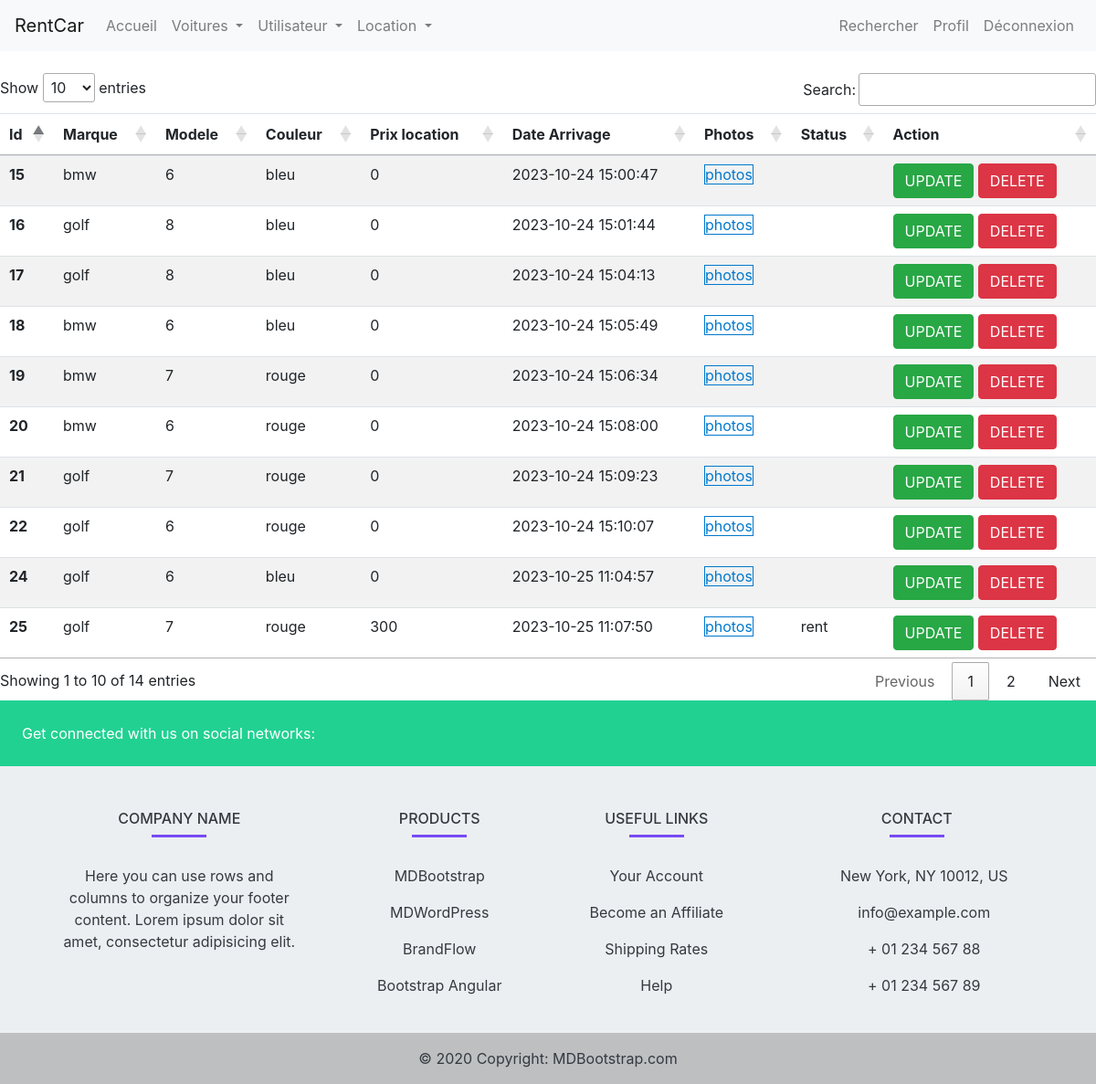
The page /Views/list_Car.php (signed in) on the database its author committed.
### tables this page shows
CREATE TABLE `voiture` (
  `id_voiture` int(11) NOT NULL,
  `marque` varchar(255) NOT NULL,
  `modele` varchar(255) NOT NULL,
  `couleur` varchar(255) NOT NULL,
  `date_arrivage` timestamp NOT NULL DEFAULT current_timestamp() ON UPDATE current_timestamp(),
  `prix_location` varchar(11) NOT NULL,
  `action` varchar(255) NOT NULL
);

### Views/list_Car.php (the view, shortened to what this page needs)
<!DOCTYPE html>
<html lang="fr">
<head>
    <link rel="stylesheet" href="https://stackpath.bootstrapcdn.com/bootstrap/4.5.0/css/bootstrap.min.css">
    <link rel="stylesheet" href="https://cdn.datatables.net/1.13.6/css/jquery.dataTables.css" />
  </head>
<body>
    <div class="container">
    </div>
 <nav class="navbar navbar-expand-lg navbar-light bg-light">
        <a class="navbar-brand" href="homeAdmin.php">RentCar</a>
        <div class="collapse navbar-collapse" id="navbarSupportedContent">
            <ul class="navbar-nav mr-auto">
                <li class="nav-item">
                    <a class="nav-link" href="homeAdmin.php">Accueil</a>
                <li class="nav-item dropdown">
              <a
                class="nav-link dropdown-toggle"
                id="navbarDropdown"
                role="button"
                data-toggle="dropdown"
                aria-haspopup="true"
                aria-expanded="false"
              >
              Voitures
              </a>
            </li>
            <li class="nav-item dropdown">
              <a
                class="nav-link dropdown-toggle"
                id="navbarDropdown"
                role="button"
                data-toggle="dropdown"
                aria-haspopup="true"
                aria-expanded="false"
              >
              Utilisateur
              </a>
            </li>
            <li class="nav-item dropdown">
                <a
                class="nav-link dropdown-toggle"
                id="navbarDropdown"
                role="button"
                data-toggle="dropdown"
                aria-haspopup="true"
                aria-expanded="false"
              >
              Location
              </a>
            </li>
            </ul>
            <ul class="navbar-nav">
            <li class="nav-item">
                    <a class="nav-link" href="list_Car.php">Rechercher</a>
                </li>
            <li class="nav-item">
                    <a class="nav-link" href="./Profil.php">Profil</a>
                </li>
                <li class="nav-item">
                    <a class="nav-link" href="./Logout.php">Déconnexion</a>
                </li>
            </ul>
        </div>
 </nav>
    <br>
    <table class="table table-striped" id="myTable" class="display">
        <thead>
            <tr>
                <th scope="col">Id</th>
                <th scope="col">Marque</th>
                <th scope="col">Modele</th>
                <th scope="col">Couleur</th>
                <th scope="col">Prix location</th>
                <th scope="col">Date Arrivage </th>
                <th scope="col">Photos</th>
                <th scope="col">Status</th>
                <th scope="col">Action</th>
            </tr>
        </thead>
        <tbody>
             <?php
            $servername = "localhost";
            $usernameDB = "root";
            $passwordDB = "";
            $database = "projet";
            $conn = new mysqli($servername, $usernameDB, $passwordDB, $database);
            $sql = "SELECT * FROM voiture";
            $result = $conn->query($sql);
            if ($result->num_rows > 0) {
                $voiture = array();
                while ($row = $result->fetch_assoc()) {
                    $voiture[] = $row;
                }
            }
            foreach ($voiture as $car): ?>
                <tr>
                    <th scope="row"><?= $car['id_voiture'] ?></th>
                    <td><?= $car['marque'] ?></td>
                    <td><?= $car['modele'] ?></td>
                    <td><?= $car['couleur'] ?></td>
                    <td><?= $car['prix_location'] ?></td>
                    <td><?= $car['date_arrivage'] ?></td>
                    <td>
                     <a href="Task.php?action=getCarPhotos&id=<?= $car['id_voiture'] ?>" style="border:1px solid rgb(0, 120, 205); color:rgb(0, 120, 205)">
                photos
            </a>
        </td>                    <td><?= $car['action'] ?></td>
                    <td>
                    <a href="Task.php?action=editCar&id=<?= $car['id_voiture'] ?>" class="btn btn-success" role="button" >UPDATE</a>
                    <a href="Task.php?action=deleteCar&id=<?= $car['id_voiture'] ?>" class="btn btn-danger" role="button">DELETE</a>
                    </td>
                </tr>
            <?php endforeach;
                  ?>
        </tbody>
    </table>
<footer
          class="text-center text-lg-start text-dark"
          style="background-color: #ECEFF1"
          >
    <section
             class="d-flex justify-content-between p-4 text-white"
             style="background-color: #21D192"
             >
      <div class="me-5">
        <span>Get connected with us on social networks:</span>
      </div>
    </section>
    <section class="">
      <div class="container text-center text-md-start mt-5">
        <div class="row mt-3">
          <div class="col-md-3 col-lg-4 col-xl-3 mx-auto mb-4">
            <h6 class="text-uppercase fw-bold">Company name</h6>
            <hr
                class="mb-4 mt-0 d-inline-block mx-auto"
                style="width: 60px; background-color: #7c4dff; height: 2px"
                />
            <p>
              Here you can use rows and columns to organize your footer
              content. Lorem ipsum dolor sit amet, consectetur adipisicing
              elit.
            </p>
          </div>
          <div class="col-md-2 col-lg-2 col-xl-2 mx-auto mb-4">
            <h6 class="text-uppercase fw-bold">Products</h6>
            <hr
                class="mb-4 mt-0 d-inline-block mx-auto"
                style="width: 60px; background-color: #7c4dff; height: 2px"
                />
            <p>
              <a href="#!" class="text-dark">MDBootstrap</a>
            </p>
            <p>
              <a href="#!" class="text-dark">MDWordPress</a>
            </p>
            <p>
              <a href="#!" class="text-dark">BrandFlow</a>
            </p>
            <p>
              <a href="#!" class="text-dark">Bootstrap Angular</a>
            </p>
          </div>
          <div class="col-md-3 col-lg-2 col-xl-2 mx-auto mb-4">
            <h6 class="text-uppercase fw-bold">Useful links</h6>
            <hr
                class="mb-4 mt-0 d-inline-block mx-auto"
                style="width: 60px; background-color: #7c4dff; height: 2px"
                />
            <p>
              <a href="#!" class="text-dark">Your Account</a>
            </p>
            <p>
              <a href="#!" class="text-dark">Become an Affiliate</a>
            </p>
            <p>
              <a href="#!" class="text-dark">Shipping Rates</a>
            </p>
            <p>
              <a href="#!" class="text-dark">Help</a>
            </p>
          </div>
          <div class="col-md-4 col-lg-3 col-xl-3 mx-auto mb-md-0 mb-4">
            <h6 class="text-uppercase fw-bold">Contact</h6>
            <hr
                class="mb-4 mt-0 d-inline-block mx-auto"
                style="width: 60px; background-color: #7c4dff; height: 2px"
                />
            <p><i class="fas fa-home mr-3"></i> New York, NY 10012, US</p>
            <p><i class="fas fa-envelope mr-3"></i> info@example.com</p>
            <p><i class="fas fa-phone mr-3"></i> + 01 234 567 88</p>
            <p><i class="fas fa-print mr-3"></i> + 01 234 567 89</p>
          </div>
        </div>
      </div>
    </section>
    <div
         class="text-center p-3"
         style="background-color: rgba(0, 0, 0, 0.2)"
         >
      © 2020 Copyright:
      <a class="text-dark" href="https://mdbootstrap.com/"
         >MDBootstrap.com</a
        >
    </div>
</footer>
  </body>
</html>

### rows shown on the page
voiture: id_voiture "15", marque "bmw", modele "6", couleur "bleu", prix_location "0", date_arrivage "2023-10-24 15:00:47"
voiture: id_voiture "16", marque "golf", modele "8", couleur "bleu", prix_location "0", date_arrivage "2023-10-24 15:01:44"
voiture: id_voiture "17", marque "golf", modele "8", couleur "bleu", prix_location "0", date_arrivage "2023-10-24 15:04:13"
voiture: id_voiture "18", marque "bmw", modele "6", couleur "bleu", prix_location "0", date_arrivage "2023-10-24 15:05:49"
voiture: id_voiture "19", marque "bmw", modele "7", couleur "rouge", prix_location "0", date_arrivage "2023-10-24 15:06:34"
voiture: id_voiture "20", marque "bmw", modele "6", couleur "rouge", prix_location "0", date_arrivage "2023-10-24 15:08:00"
voiture: id_voiture "21", marque "golf", modele "7", couleur "rouge", prix_location "0", date_arrivage "2023-10-24 15:09:23"
voiture: id_voiture "22", marque "golf", modele "6", couleur "rouge", prix_location "0", date_arrivage "2023-10-24 15:10:07"
voiture: id_voiture "24", marque "golf", modele "6", couleur "bleu", prix_location "0", date_arrivage "2023-10-25 11:04:57"
voiture: id_voiture "25", marque "golf", modele "7", couleur "rouge", prix_location "300", date_arrivage "2023-10-25 11:07:50", action "rent"
